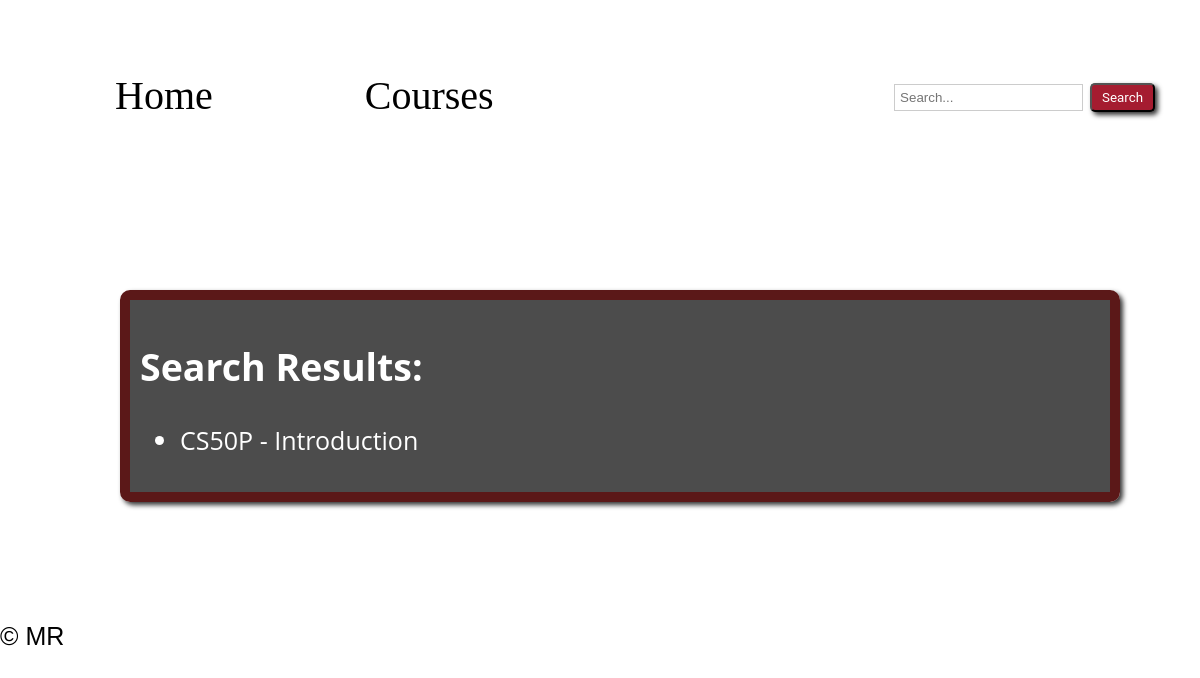
Before: /search_results/ with the older database file.
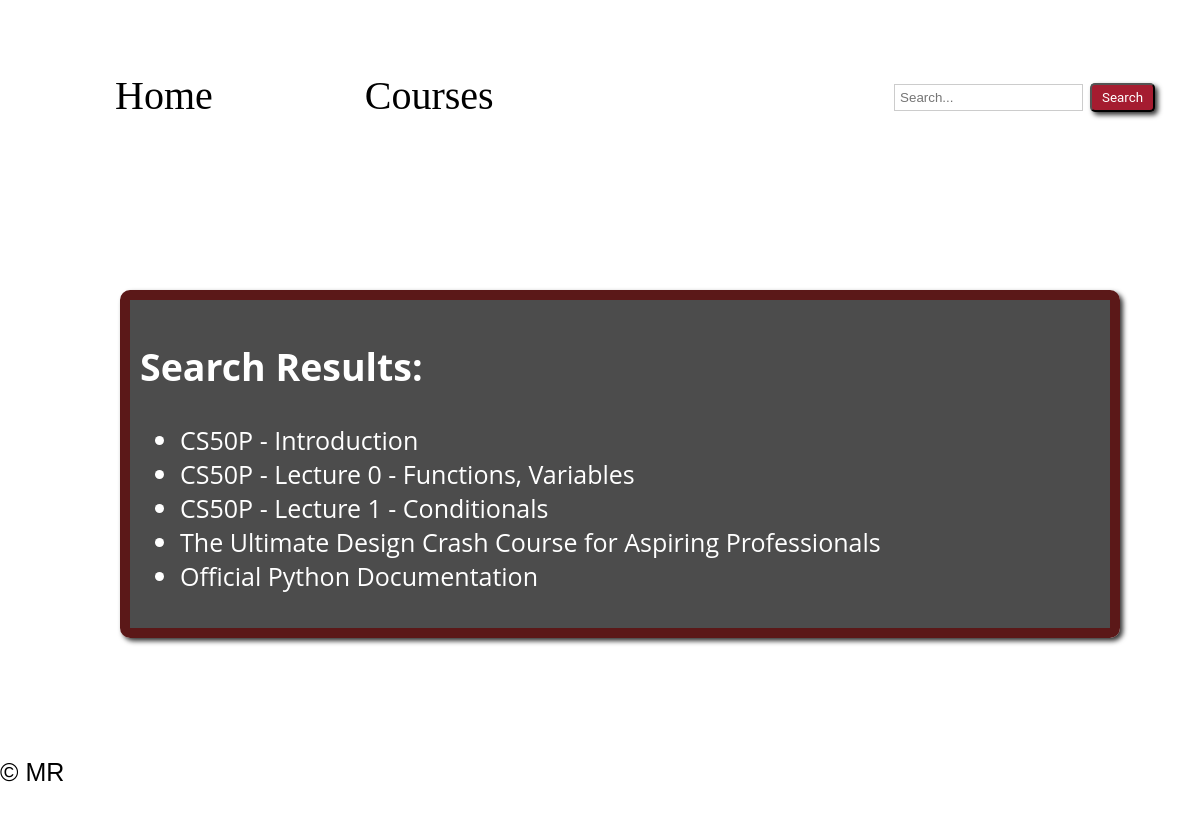
After: the same page with the newer database file.
### cs50notes/models.py (models this page shows)
class LectureNote(models.Model):
    title = models.CharField(max_length=200)
    image = models.ImageField(upload_to='lecture_images/', null=True, blank=True)
    content = RichTextField(blank = True, null = True )
    category = models.ForeignKey(Course, on_delete=models.CASCADE)
    created_at = models.DateTimeField(auto_now_add=True)
    updated_at = models.DateTimeField(auto_now=True)
    language = models.CharField(max_length=100, default='python')
    web_link = models.URLField(blank=True, null=True)
    def __str__(self):
        return self.title

### cs50notes/views.py (the view)
# urls.py: path('search_results/', views.search_results, name='search_results'),
def search_results(request):
    query = request.GET.get('query', '')
    search_results = LectureNote.objects.filter(title__icontains=query)
    return render(request, 'search_results.html', {'query': query, 'search_results': search_results})

### cs50notes/templates/search_results.html (shortened to what this page needs)
{% extends 'layout.html' %}
{% block content %}
<div class="search-container">
<div class="card">
  {% if search_results %}
    <h2>Search Results:</h2>
    <ul>
      {% for result in search_results %}
      <li>{{ result }}</a>
      </li>
      {% endfor %}
    </ul>
  {% else %}
    <p>No results found.</p>
  {% endif %}
</div>
</div>
{% endblock %}

Changed rows visible on the page:
added LectureNote: title "CS50P - Lecture 0 - Functions, Variables"
added LectureNote: title "CS50P - Lecture 1 - Conditionals"
added LectureNote: title "The Ultimate Design Crash Course for Aspiring Professionals"
added LectureNote: title "Official Python Documentation"
